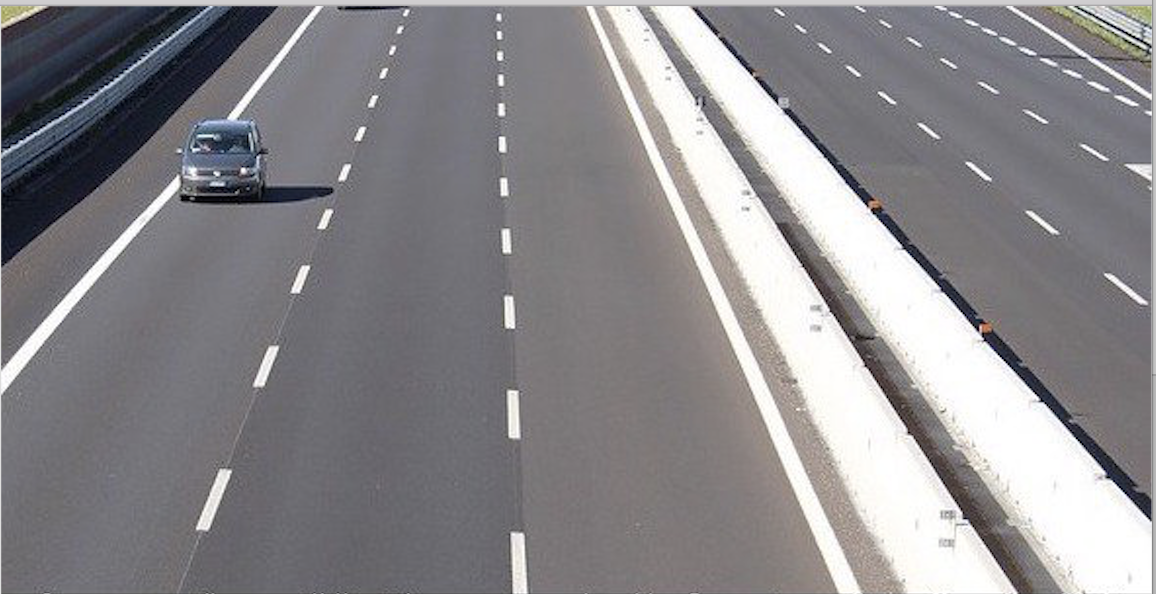
#> input picture Junio14/carretera.png, 1156 x 594 px
$ jupyter execute houghLines.ipynb
#> lines starting #> are read from the running program, lines starting #| are printed output that depends on the picture; after the words box and inside, x2 and y2 are one past the last pixel; in counts of white or black regions, pixels touching at a corner belong together
[cell 1]
import cv2
import numpy as np

img = cv2.imread("carretera.png")
#> img is the input picture: shape (594, 1156, 3); mean B, G, R 138.9, 135.8, 137.7
gray = cv2.cvtColor(img, cv2.COLOR_BGR2GRAY)

edges = cv2.Canny(gray, 50, 200)
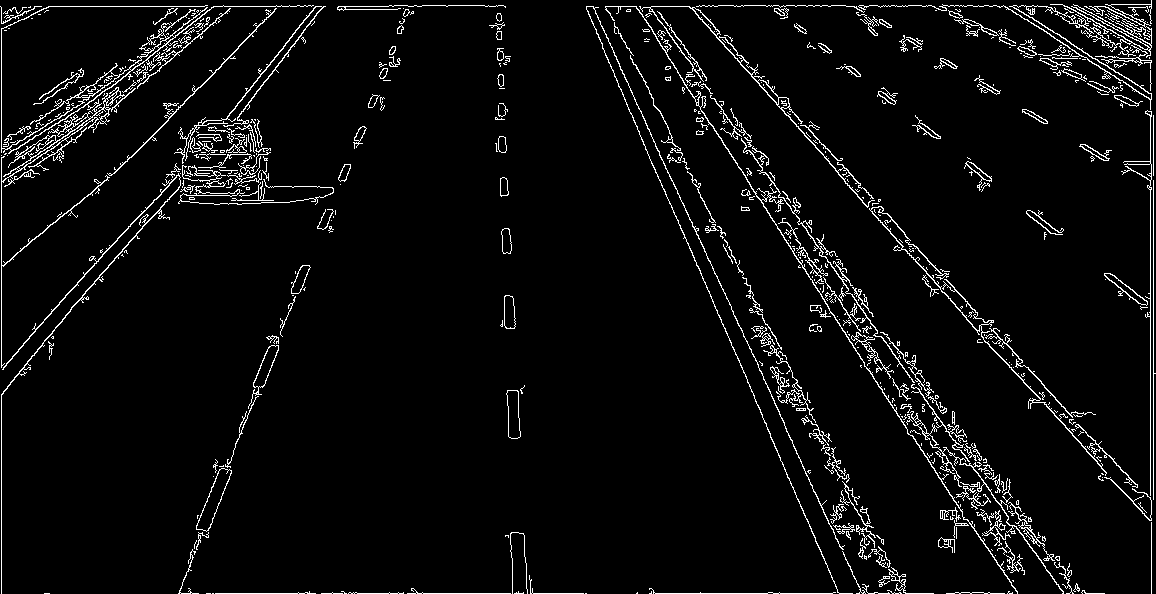
#> edges: shape (594, 1156); 4.6% white in thin lines or dots

lines = cv2.HoughLinesP(edges, 1, np.pi/180, 100, maxLineGap=200)
#> lines = 86 rows, first 6: [1, 593, 1151, 593], [0, 6, 1151, 6], [1, 592, 1, 7], [650, 7, 1014, 526], [1150, 520, 1150, 4], [1153, 499, 1153, 115]


for line in lines:
    x1, y1, x2, y2 = line[0]
    cv2.line(img, (x1, y1), (x2, y2), (0, 255, 0), 3)
#> this loop made 86 passes
#> (x1, y1, x2, y2) on passes 1 to 12: (1, 593, 1151, 593), (0, 6, 1151, 6), (1, 592, 1, 7), (650, 7, 1014, 526), (1150, 520, 1150, 4), (1153, 499, 1153, 115), (838, 174, 1151, 522), (649, 30, 985, 546), (608, 11, 904, 592), (205, 5, 1151, 5), (2, 394, 315, 7), (690, 7, 1151, 501)
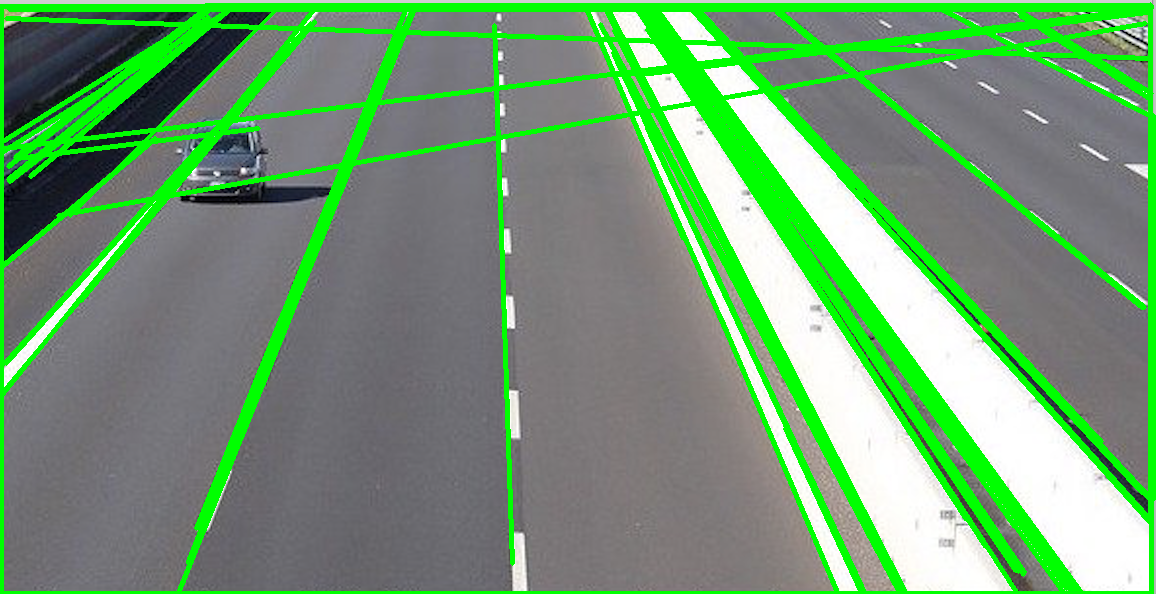
#> img: shape (594, 1156, 3); 16.99% of pixels changed, all inside (x1, y1, x2, y2) = (0, 2, 1156, 594)

cv2.imshow("Edges", edges)
cv2.imshow("Image", img)
cv2.imwrite("1ineasCapturadas.jpg", img)
cv2.waitKey(0)
cv2.destroyAllWindows()

cv2.waitKey(1)
#> Out = 27

$ run again, with Junio14/HSV.png copied over Junio14/carretera.png
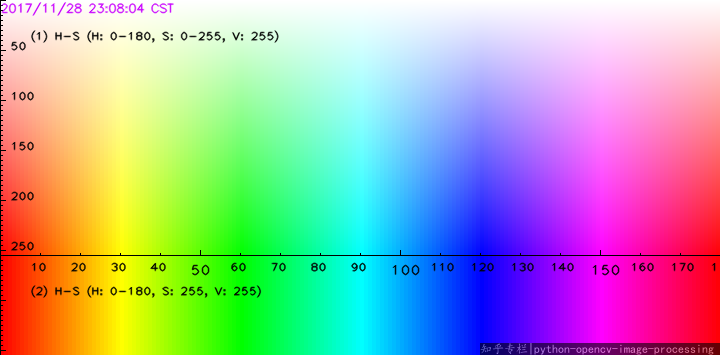
#> input picture Junio14/HSV.png, 720 x 355 px
#> img is the input picture: shape (355, 720, 3); mean B, G, R 170.7, 171.1, 169.8
#> `edges = cv2.Canny(gray, 50, 200)`:
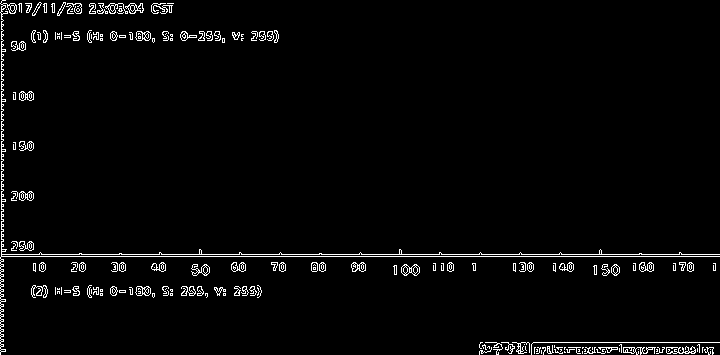
#> edges: shape (355, 720); 2.8% white in thin lines or dots
#> lines = 17 rows, first 6: [1, 254, 719, 254], [1, 256, 719, 256], [1, 351, 1, 1], [480, 342, 719, 342], [3, 351, 3, 0], [0, 267, 715, 267]
#> the loop `for line in lines:` made 17 passes
#> after the loop `for line in lines:`:
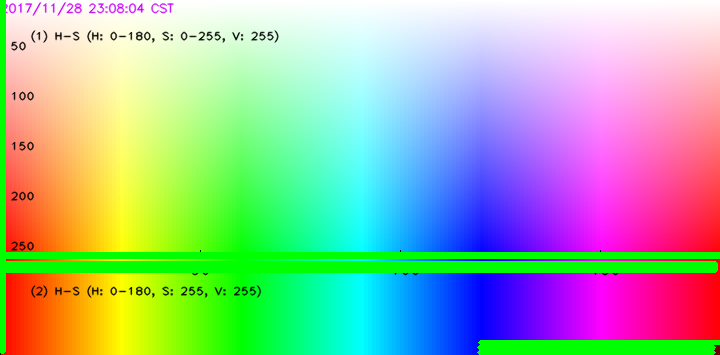
#> img: shape (355, 720, 3); 7.51% of pixels changed, all inside (x1, y1, x2, y2) = (0, 0, 720, 355)
#> Out = 27
